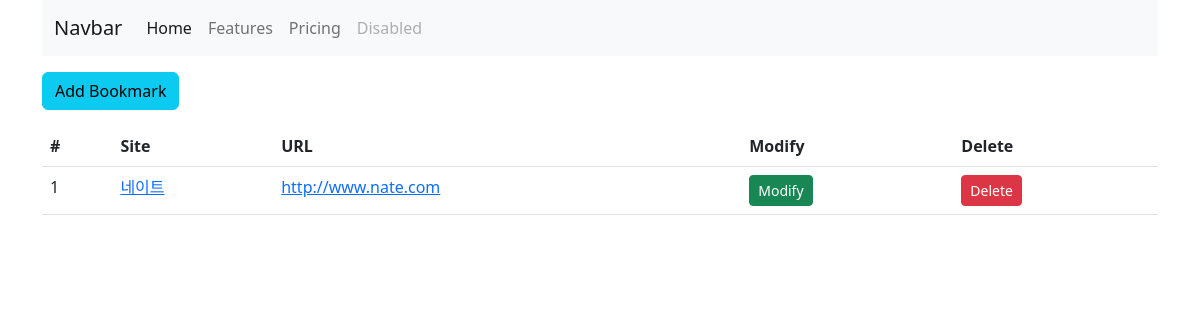
Page /bookmark/ on the earlier database version.
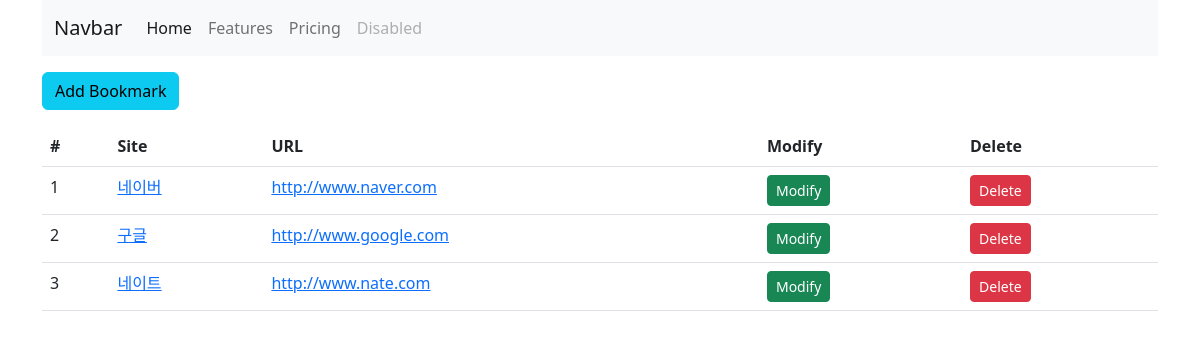
Same page on the later database version.
### bookmark/models.py (models this page shows, shortened)
class Bookmark(models.Model):
    site_name= models.CharField(max_length=100)
    url= models.URLField('Site URL')

### bookmark/views.py (the view)
# urls.py: path("", BookmarkListView.as_view(), name='list'),
class BookmarkListView(ListView):
    model=Bookmark

### bookmark/templates/bookmark/bookmark_list.html (shortened to what this page needs)
{% extends 'base.html' %}
{% block content %}
<div class="btn-group">
    <a href="{% url 'add' %}" class="btn btn-info">Add Bookmark</a>
</div>
<table class="table">
    <thead>
        <tr>
            <th scope="col">#</th>
            <th scope="col">Site</th>
            <th scope="col">URL</th>
            <th scope="col">Modify</th>
            <th scope="col">Delete</th>
        </tr>
    </thead>
    <tbody>
        {% for bookmark in object_list %}
            <tr>
                <td>{{forloop.counter}}</td>
                <td><a href="{% url 'detail' pk=bookmark.id %}">{{bookmark.site_name}}</a></td>
                <td><a href="{{bookmark.url}}" target="_blank">{{bookmark.url}}</a></td>
                <td><a href="{% url 'update' pk=bookmark.id %}" class="btn btn-success btn-sm">Modify</a></td>
                <td><a href="{% url 'delete' pk=bookmark.id %}" class="btn btn-danger btn-sm">Delete</a></td>
            </tr>
        {% endfor %}
    </tbody>
</table>
{% endblock %}

### templates/base.html (shortened to what this page needs)
<!DOCTYPE html>
<html lang="en">
<head>
    <link href="https://cdn.jsdelivr.net/npm/bootstrap@5.2.2/dist/css/bootstrap.min.css" rel="stylesheet">
    {% load static %}
    <link rel="stylesheet" href="{% static 'style.css' %}">
<body>
    <div class="container">
        <nav class="navbar navbar-expand-lg bg-light">
            <div class="container-fluid">
              <a class="navbar-brand" href="#">Navbar</a>
              <div class="collapse navbar-collapse" id="navbarNav">
                <ul class="navbar-nav">
                  <li class="nav-item">
                    <a class="nav-link active" aria-current="page" href="#">Home</a>
                  </li>
                  <li class="nav-item">
                    <a class="nav-link" href="#">Features</a>
                  </li>
                  <li class="nav-item">
                    <a class="nav-link" href="#">Pricing</a>
                  </li>
                  <li class="nav-item">
                    <a class="nav-link disabled">Disabled</a>
                  </li>
                </ul>
              </div>
            </div>
          </nav>
          <div class="row">
            <div class="col">
                {% block content %}
                {% endblock %}
            </div>
          </div>
    </div>
</body>
</html>

### static/style.css (style rules this page uses)
body { width: 100%; }

Differences in the rows shown:
added Bookmark: site_name "네이버", url "http://www.naver.com"
added Bookmark: site_name "구글", url "http://www.google.com"
